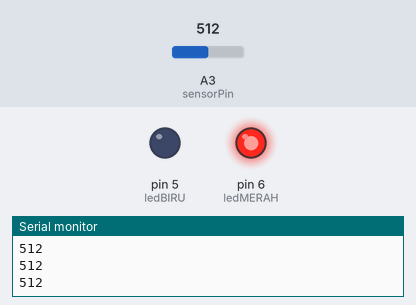
A sketch run on a simulated Arduino Uno, built with avr-gcc and run on an emulated ATmega328P. Shown: output pins drawn as LEDs (lit = HIGH), the last lines printed to the serial monitor. The inputs (shaded band) are chosen by the test bench; at power-on: A3 (sensorPin) = 512.

Above: at 1.2 s.
1.3 s: A3 (sensorPin) set to 273
2.8 s: A3 (sensorPin) set to 245
At 3.8 s:
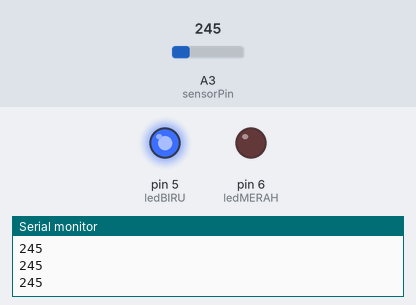
4.3 s: A3 (sensorPin) set to 265
At 5.0 s:
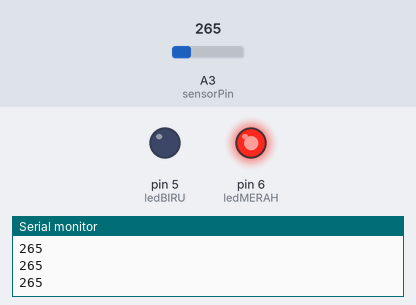
5.8 s: A3 (sensorPin) set to 122
At 6.3 s:
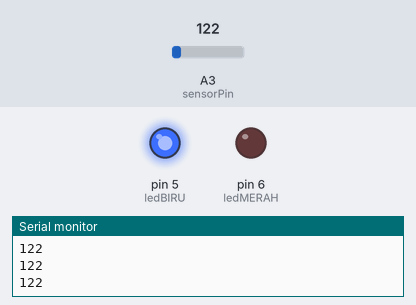
Timing chart, 0 to 8.3 s (numbered marks = the images above; inputs shaded):
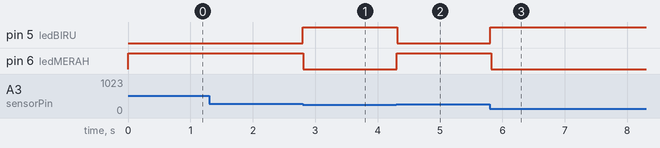

The sketch:

UTSno2.ino
```cpp
const int sensorPin = A3;
const int ledMERAH = 6;
const int ledBIRU = 5;
int sensorValue = 0;

void setup() {
  // put your setup code here, to run once:
  Serial.begin(9600);
  pinMode(ledMERAH, OUTPUT);
  pinMode(ledBIRU, OUTPUT);
}

void loop() {
  // put your main code here, to run repeatedly:
  sensorValue = analogRead(sensorPin);

  Serial.println(sensorValue);
  if(sensorValue>255){
    digitalWrite(ledMERAH, HIGH);
    delay(10);
    digitalWrite(ledBIRU, LOW);
  }
  else {
    digitalWrite(ledBIRU, HIGH);
    delay(10);
    digitalWrite(ledMERAH, LOW);
  }
}
```

Measured:
- the behaviour switches between 256 and 255 on A3 (sensorPin) (found by bisection; images 0 and 1)
- after the input at 2.8 s, pin 5 (ledBIRU): LOW → HIGH at once; pin 6 (ledMERAH): HIGH → LOW at once
- after the input at 4.3 s, pin 5 (ledBIRU): HIGH → LOW at once; pin 6 (ledMERAH): LOW → HIGH at once
- after the input at 5.8 s, pin 5 (ledBIRU): LOW → HIGH at once; pin 6 (ledMERAH): HIGH → LOW at once
